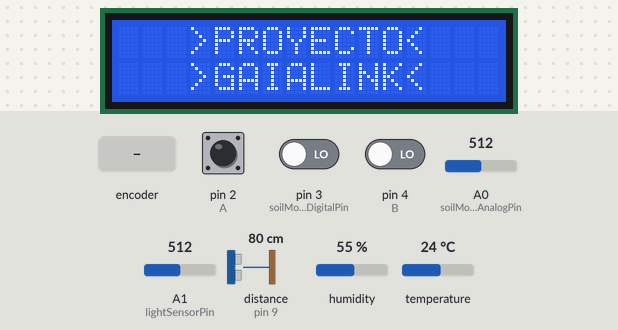
Simulated run of this sketch. Board: Arduino Uno, built for the host (arithmetic inside an expression is 32-bit, double 64-bit). Parts: 16×2 character LCD. The test bench sets the inputs (shaded band); at power-on: distance to the obstacle (sensor on pin 9) 80 cm, pin 2 (A) HIGH, pin 3 (soilMoistureDigitalPin) LOW, pin 4 (B) LOW, A0 (soilMoistureAnalogPin) = 512, A1 (lightSensorPin) = 512, humidity 55 %, temperature 24 °C. The echo pulse lasts 58.3 µs per cm; what the sketch prints to the serial monitor is not drawn.

Above: at 16.8 s.
16.9 s: rotary encoder on pin 2 (A) / pin 4 (B) turned 1 step (first pin leading)
At 18.9 s:
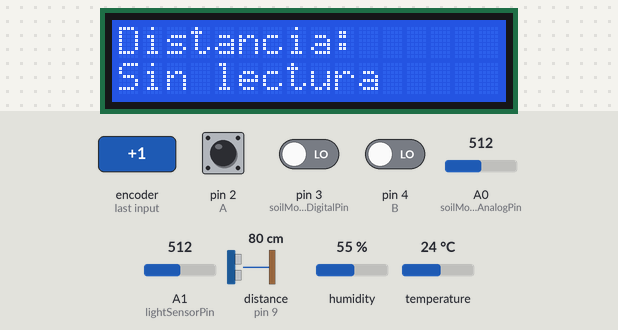
19.2 s: distance to the obstacle (sensor on pin 9) set to 4 cm
At 20.9 s:
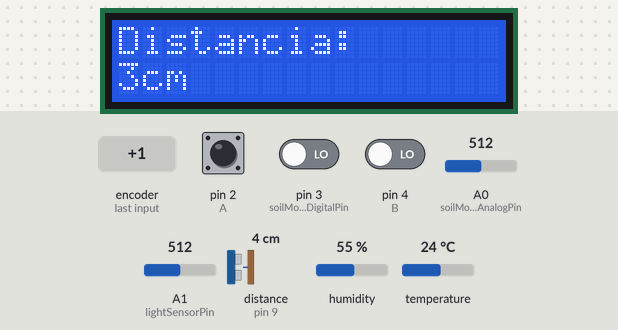
21.2 s: rotary encoder on pin 2 (A) / pin 4 (B) turned 3 steps (first pin leading)
At 22.7 s:
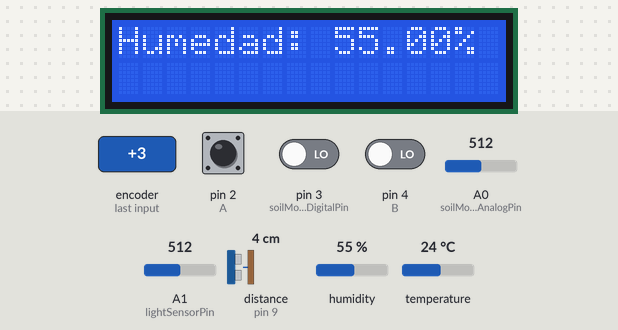
23.3 s: rotary encoder on pin 2 (A) / pin 4 (B) turned 1 step (first pin leading)
At 24.4 s:
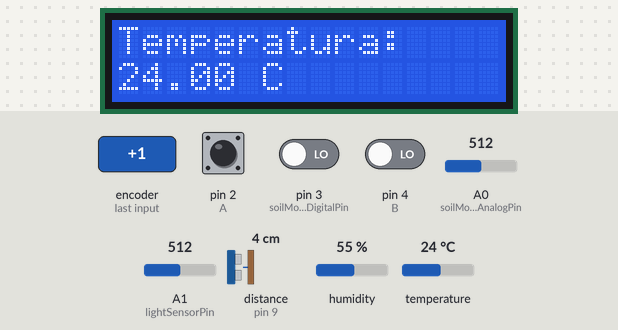
25.2 s: rotary encoder on pin 2 (A) / pin 4 (B) turned 1 step (first pin leading)
At 26.9 s:
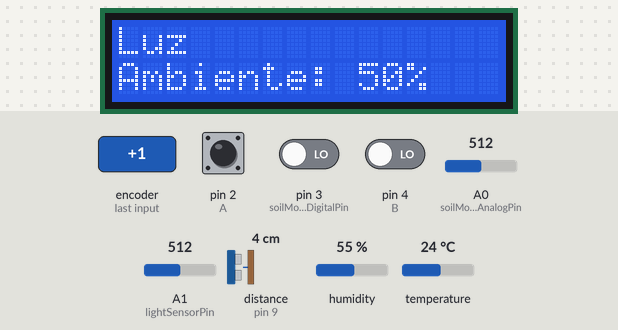
27.2 s: rotary encoder on pin 2 (A) / pin 4 (B) turned 3 steps (first pin leading)
At 28.7 s:
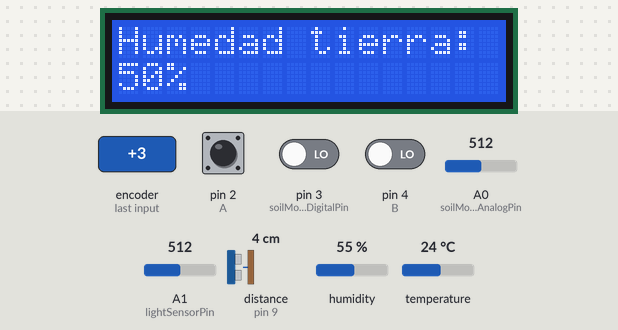
Timing chart, 0 to 30.2 s (numbered marks = the images above; inputs shaded):
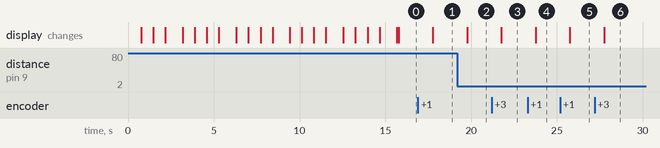

Measured:
- after the input at 16.9 s, the display: changes after 0.88 s (image 1)
- after the input at 19.2 s, the display: changes after 0.57 s (image 2)
- after the input at 21.2 s, the display: changes after 0.57 s (image 3)
- after the input at 23.3 s, the display: changes after 0.47 s (image 4)
- after the input at 25.2 s, the display: changes after 0.57 s (image 5)
- after the input at 27.2 s, the display: changes after 0.57 s (image 6)

The sketch:

gaialink.ino
```cpp
// (licence header left out)
//LIBRERIAS
#include <Wire.h>
#include <Adafruit_Sensor.h>
#include <Adafruit_AHTX0.h>
#include <LiquidCrystal_I2C.h>
//AHT10
Adafruit_AHTX0 aht;
//LCD I2C
LiquidCrystal_I2C lcd(0x27, 16, 2);
//HC-SR04
const int trigPin = 10;
const int echoPin = 9;
//HUMEDAD SUELO
const int soilMoistureAnalogPin = A0;
const int soilMoistureDigitalPin = 3;
//FOTOCELDA
const int lightSensorPin = A1;
int lightValue = 0;
//POTENCIOMETRO
int A = 2;
int B = 4;
//POSICION POTENCIOMETRO
int ANTERIOR = 45;
volatile int POSICION = 45;
//ACTUALIZACION
unsigned long previousMillis = 0;
const long interval = 1000;

void setup() {
//INICIAR LCD
  lcd.begin(16, 2);
  lcd.backlight();
//PINES POTENCIOMETRO
  pinMode(A, INPUT);
  pinMode(B, INPUT);
//PINES HC-SR04
  pinMode(trigPin, OUTPUT);
  pinMode(echoPin, INPUT);
//PINES TIERRA
  pinMode(soilMoistureDigitalPin, INPUT);
//PINES FOTOCELDA
  pinMode(lightSensorPin, INPUT);
//COMUNICACIONES
  Serial.begin(9600);
//ERRORES
  if (!aht.begin()) {
    Serial.println("No se pudo encontrar el sensor AHT10");
    while (1);
  }
//INICIO
  attachInterrupt(digitalPinToInterrupt(A), encoder, LOW);
  Serial.print("Iniciando Arduino");
    lcd.setCursor(0, 0);
    lcd.print("Iniciando");
    lcd.setCursor(0, 1);
    lcd.print("Arduino");
        delay(700);
    lcd.print(".");
    Serial.print(".");
        delay(700);
    lcd.print(".");
    Serial.print(".");
        delay(700);
    lcd.print(".");
    Serial.println(".");
        delay(1000);
        lcd.clear();
  Serial.print("Creando Datos");
    lcd.setCursor(0, 0);
    lcd.print("Creando");
    lcd.setCursor(0, 1);
    lcd.print("Datos");
        delay(700);
    lcd.print(".");
    Serial.print(".");
        delay(700);
    lcd.print(".");
    Serial.print(".");
        delay(700);
    lcd.print(".");
    Serial.println(".");
        delay(1000);
        lcd.clear();
  Serial.print("Calibrando Sensores");
    lcd.setCursor(0, 0);
    lcd.print("Calibrando ");
    lcd.setCursor(0, 1);
    lcd.print("Sensores");
        delay(700);
    lcd.print(".");
    Serial.print(".");
        delay(700);
    lcd.print(".");
    Serial.print(".");
        delay(700);
    lcd.print(".");
    Serial.println(".");
        delay(1000);
        lcd.clear();
  Serial.print("Finalizado");
    lcd.setCursor(0, 0);
    lcd.print("Finalizado");
        delay(700);
    lcd.print("!");
    Serial.print("!");
        delay(700);
    lcd.print("!");
    Serial.print("!");
        delay(700);
    lcd.print("!");
    Serial.println("!");
        delay(1000);
        lcd.clear();
    lcd.setCursor(0, 0);
  Serial.print("Iniciando programa");
    lcd.print("Iniciando");
    lcd.setCursor(0, 1);
    lcd.print("programa");
        delay(700);
    lcd.print(".");
    Serial.print(".");
        delay(700);
    lcd.print(".");
    Serial.print(".");
        delay(700);
    lcd.print(".");
    Serial.println(".");
        delay(1000);
        lcd.clear();
}

void loop() {
//TIEMPO REFRESCO PANTALLA
  unsigned long currentMillis = millis();

  if (currentMillis - previousMillis >= interval) {
    previousMillis = currentMillis;
//MEDIR DISTANCIA
    long distance = measureDistance();
//MEDIR TEMPERATURA Y HUMEDAD
    sensors_event_t humidity, temperature;
    aht.getEvent(&humidity, &temperature);
//MEDIR LUZ FOTOCELDA
    int lightValue = analogRead(lightSensorPin);
//MEDIR HUMEDAD DEL SUELO
    int moistureValueAnalog = analogRead(soilMoistureAnalogPin);
    int moistureValueDigital = digitalRead(soilMoistureDigitalPin);
//DAR LECTURA DE 0%-100% A LA HUMEDAD DEL SUELO
    int moisturePercentage = map(moistureValueAnalog, 0, 1023, 100, 0);
//DAR LECTURA de 0%-100% A LA LUZ
    int porcentajeLuz = map(lightValue, 0, 1023, 100, 0);
//PREPARAR LCD
    lcd.clear();
    lcd.setCursor(0, 0);
//SWITCH DE POSICION EN LCD Y EN SERIAL MONITOR
    switch (POSICION) {
      case 50:
        lcd.print("Distancia: ");
        lcd.setCursor(0, 1);
        if (distance < 0) {
          lcd.print("Sin lectura");
        } else {
          lcd.print(distance);
          lcd.print("cm");
        }
        break;
      case 49:
        lcd.print("Luz");
        lcd.setCursor(0, 1);
        lcd.print("Ambiente: ");
        lcd.print(porcentajeLuz);
        lcd.print("%");
        break;
      case 48:
        lcd.setCursor(0, 0);
        lcd.print("Temperatura:");
        lcd.setCursor(0, 1);
        lcd.print(temperature.temperature);
        lcd.print(" C");
        break;
      case 47:
        lcd.print("Humedad: ");
        lcd.print(humidity.relative_humidity);
        lcd.print("%");
        break;
      case 46:
        lcd.setCursor(0, 0);
        lcd.print("Humedad tierra: ");
        lcd.setCursor(0, 1);
        lcd.print(moisturePercentage);
        lcd.print("%");
        break;
      case 45:
        lcd.setCursor(0, 0);
        lcd.print("   >PROYECTO<");
        lcd.setCursor(0, 1);
        lcd.print("   >GAIALINK<");
        break;
      default:
        lcd.print("Sin Dato");
        lcd.setCursor(0, 1);
        lcd.print("Regrese");
        break;
    }
//DATOS AL SERIAL PORT
  //HUMEDAD SUELO
      Serial.print(moisturePercentage);
      Serial.println(" %");
  //HUMEDAD
      Serial.print(humidity.relative_humidity);
      Serial.println(" %");
  //TEMPERATURA
      Serial.println(temperature.temperature);
  //LUZ
      Serial.print(porcentajeLuz);
      Serial.println(" %");
  //DISTANCIA
      if (distance < 0) {
           Serial.println("Sin lectura");
        } else {
           Serial.print(distance);
           Serial.println(" cm");
        }
//ASIGNAR VALOR DEL POTENCIOMETRO
    ANTERIOR = POSICION;
  }
}
long measureDistance() {
//PULSO DEL TRIGGER
  digitalWrite(trigPin, LOW);
  delayMicroseconds(2);
  digitalWrite(trigPin, HIGH);
  delayMicroseconds(10);
  digitalWrite(trigPin, LOW);
//LECTURA DEL ECHO
  long duration = pulseIn(echoPin, HIGH);
//CALCULAR DISTANCIA DeL SONIDO
  long distance = duration * 0.034 / 2;
//SI EL VALOR ES MENOR QUE 0 ES SIN LECTURA
  return (distance < 2 || distance > 41) ? -1 : distance;
}

void encoder() {
//TIEMPO DE REFRESCO
  static unsigned long ultimaInterrupcion = 0;
  unsigned long tiempoInterrupcion = millis();

  if (tiempoInterrupcion - ultimaInterrupcion > 5) {
    if (digitalRead(B) == HIGH) {
      POSICION++;
    } else {
      POSICION--;
    }
    POSICION = min(100, max(0, POSICION));
//CREAR CICLO ROTATIVO
    if (POSICION < 45) {
      POSICION = 50;
    } else if (POSICION > 50) {
      POSICION = 45;
    }
    ultimaInterrupcion = tiempoInterrupcion;
}
}
```
